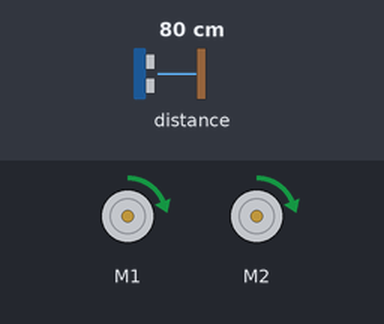
Recording of a program running on a simulated BBC micro:bit (MakeCode). Parts: 2 × DC motor (green arrow = forward, orange = backward, longer = faster). Inputs (shaded band) come from the test bench; at power-on: distance to the obstacle 80 cm.

Above: at 1.2 s.
1.3 s: distance to the obstacle set to 5 cm
2.8 s: distance to the obstacle set to 2 cm
At 4.0 s:
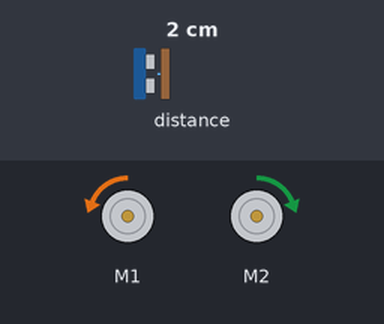
At 5.0 s:
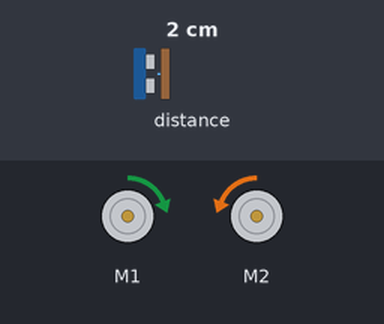
5.8 s: distance to the obstacle set to 4 cm
At 7.2 s:
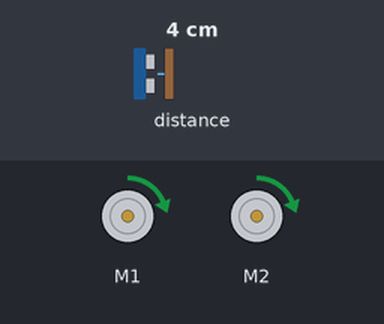
Timing chart, 0 to 8.8 s (numbered marks = the images above; inputs shaded):
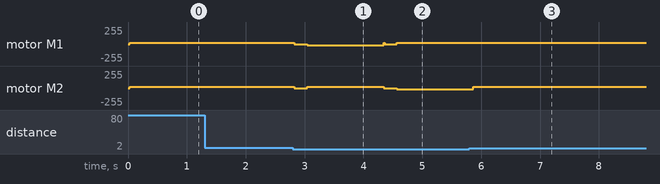

The program:

main.ts
```typescript
function girar90gradosderecha () {
    maqueen.motorStop(maqueen.Motors.All)
    basic.pause(220)
    maqueen.motorRun(maqueen.Motors.M2, maqueen.Dir.CCW, 20)
    maqueen.motorRun(maqueen.Motors.M1, maqueen.Dir.CW, 20)
    basic.pause(1300)
    maqueen.motorRun(maqueen.Motors.All, maqueen.Dir.CW, 20)
}
function girar90gradosizquierda () {
    maqueen.motorStop(maqueen.Motors.All)
    basic.pause(220)
    maqueen.motorRun(maqueen.Motors.M2, maqueen.Dir.CW, 20)
    maqueen.motorRun(maqueen.Motors.M1, maqueen.Dir.CCW, 20)
    basic.pause(1300)
    maqueen.motorRun(maqueen.Motors.All, maqueen.Dir.CW, 20)
}
basic.forever(function () {
    if (maqueen.Ultrasonic(PingUnit.Centimeters) < 4) {
        maqueen.motorStop(maqueen.Motors.All)
        girar90gradosizquierda()
        if (maqueen.Ultrasonic(PingUnit.Centimeters) < 4) {
            maqueen.motorStop(maqueen.Motors.All)
            girar90gradosderecha()
            if (maqueen.Ultrasonic(PingUnit.Centimeters) < 4) {
                maqueen.motorStop(maqueen.Motors.All)
                girar90gradosderecha()
                if (maqueen.Ultrasonic(PingUnit.Centimeters) < 4) {
                    maqueen.motorStop(maqueen.Motors.All)
                    girar90gradosderecha()
                }
            }
        }
    } else {
        maqueen.motorRun(maqueen.Motors.All, maqueen.Dir.CW, 20)
    }
})
```

test.ts
```typescript
// aquí va el archivo "tests"; esto no se compilará cuando este paquete se utilice como una extensión.
```

Measured:
- the behaviour switches between 4 and 3 cm on distance to the obstacle (found by bisection; images 0 and 1)
- after the input at 1.3 s, every drawn part: stays the same
- after the input at 2.8 s, motor M1: forward 20/255 → stopped at once, → backward 20/255 0.22 s later, → stopped 1.3 s later, → forward 20/255 0.22 s later; motor M2: forward 20/255 → stopped at once, → forward 20/255 0.22 s later, → stopped 1.3 s later, → backward 20/255 0.22 s later
- after the input at 5.8 s, motor M1: stops changing and stays forward 20/255; motor M2: goes on until 5.9 s, then stays forward 20/255
